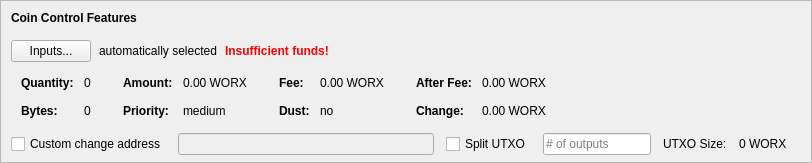
    <widget class="QFrame" name="frameCoinControl">
     <property name="sizePolicy">
      <sizepolicy hsizetype="Expanding" vsizetype="Expanding">
       <horstretch>0</horstretch>
       <verstretch>0</verstretch>
      </sizepolicy>
     </property>
     <property name="maximumSize">
      <size>
       <width>16777215</width>
       <height>16777215</height>
      </size>
     </property>
     <property name="frameShape">
      <enum>QFrame::StyledPanel</enum>
     </property>
     <property name="frameShadow">
      <enum>QFrame::Sunken</enum>
     </property>
     <layout class="QVBoxLayout" name="verticalLayoutCoinControl2">
      <property name="spacing">
       <number>0</number>
      </property>
      <property name="leftMargin">
       <number>0</number>
      </property>
      <property name="topMargin">
       <number>0</number>
      </property>
      <property name="rightMargin">
       <number>0</number>
      </property>
      <property name="bottomMargin">
       <number>6</number>
      </property>
      <item>
       <layout class="QVBoxLayout" name="verticalLayoutCoinControl" stretch="0,0,0,0,1">
        <property name="spacing">
         <number>0</number>
        </property>
        <property name="leftMargin">
         <number>10</number>
        </property>
        <property name="topMargin">
         <number>10</number>
        </property>
        <item>
         <layout class="QHBoxLayout" name="horizontalLayoutCoinControl1">
          <property name="bottomMargin">
           <number>15</number>
          </property>
          <item>
           <widget class="QLabel" name="labelCoinControlFeatures">
            <property name="sizePolicy">
             <sizepolicy hsizetype="Preferred" vsizetype="Maximum">
              <horstretch>0</horstretch>
              <verstretch>0</verstretch>
             </sizepolicy>
            </property>
            <property name="font">
             <font>
              <weight>75</weight>
              <bold>true</bold>
             </font>
            </property>
            <property name="styleSheet">
             <string notr="true">font-weight:bold;</string>
            </property>
            <property name="text">
             <string>Coin Control Features</string>
            </property>
           </widget>
          </item>
         </layout>
        </item>
        <item>
         <layout class="QHBoxLayout" name="horizontalLayoutCoinControl2" stretch="0,0,0,0">
          <property name="spacing">
           <number>8</number>
          </property>
          <property name="bottomMargin">
           <number>10</number>
          </property>
          <item>
           <widget class="QPushButton" name="pushButtonCoinControl">
            <property name="styleSheet">
             <string notr="true"/>
            </property>
            <property name="text">
             <string>Inputs...</string>
            </property>
            <property name="autoDefault">
             <bool>false</bool>
            </property>
           </widget>
          </item>
          <item>
           <widget class="QLabel" name="labelCoinControlAutomaticallySelected">
            <property name="text">
             <string>automatically selected</string>
            </property>
            <property name="margin">
             <number>5</number>
            </property>
           </widget>
          </item>
          <item>
           <widget class="QLabel" name="labelCoinControlInsuffFunds">
            <property name="font">
             <font>
              <weight>75</weight>
              <bold>true</bold>
             </font>
            </property>
            <property name="styleSheet">
             <string notr="true">color:red;font-weight:bold;</string>
            </property>
            <property name="text">
             <string>Insufficient funds!</string>
            </property>
            <property name="margin">
             <number>5</number>
            </property>
           </widget>
          </item>
          <item>
           <spacer name="horizontalSpacerCoinControl">
            <property name="orientation">
             <enum>Qt::Horizontal</enum>
            </property>
            <property name="sizeHint" stdset="0">
             <size>
              <width>40</width>
              <height>1</height>
             </size>
            </property>
           </spacer>
          </item>
         </layout>
        </item>
        <item>
         <widget class="QWidget" name="widgetCoinControl" native="true">
          <property name="sizePolicy">
           <sizepolicy hsizetype="Preferred" vsizetype="Preferred">
            <horstretch>0</horstretch>
            <verstretch>0</verstretch>
           </sizepolicy>
          </property>
          <property name="minimumSize">
           <size>
            <width>0</width>
            <height>0</height>
           </size>
          </property>
          <property name="styleSheet">
           <string notr="true"/>
          </property>
          <layout class="QHBoxLayout" name="horizontalLayoutCoinControl5">
           <property name="leftMargin">
            <number>0</number>
           </property>
           <property name="topMargin">
            <number>0</number>
           </property>
           <property name="rightMargin">
            <number>0</number>
           </property>
           <property name="bottomMargin">
            <number>0</number>
           </property>
           <item>
            <layout class="QHBoxLayout" name="horizontalLayoutCoinControl3" stretch="0,0,0,1">
             <property name="spacing">
              <number>20</number>
             </property>
             <property name="topMargin">
              <number>0</number>
             </property>
             <property name="bottomMargin">
              <number>10</number>
             </property>
             <item>
              <layout class="QFormLayout" name="formLayoutCoinControl1">
               <property name="horizontalSpacing">
                <number>10</number>
               </property>
               <property name="verticalSpacing">
                <number>14</number>
               </property>
               <property name="leftMargin">
                <number>10</number>
               </property>
               <property name="topMargin">
                <number>4</number>
               </property>
               <property name="rightMargin">
                <number>6</number>
               </property>
               <item row="0" column="0">
                <widget class="QLabel" name="labelCoinControlQuantityText">
                 <property name="font">
                  <font>
                   <weight>75</weight>
                   <bold>true</bold>
                  </font>
                 </property>
                 <property name="text">
                  <string>Quantity:</string>
                 </property>
                 <property name="margin">
                  <number>0</number>
                 </property>
                </widget>
               </item>
               <item row="0" column="1">
                <widget class="QLabel" name="labelCoinControlQuantity">
                 <property name="cursor">
                  <cursorShape>IBeamCursor</cursorShape>
                 </property>
                 <property name="contextMenuPolicy">
                  <enum>Qt::ActionsContextMenu</enum>
                 </property>
                 <property name="text">
                  <string notr="true">0</string>
                 </property>
                 <property name="margin">
                  <number>0</number>
                 </property>
                 <property name="textInteractionFlags">
                  <set>Qt::LinksAccessibleByMouse|Qt::TextSelectableByKeyboard|Qt::TextSelectableByMouse</set>
                 </property>
                </widget>
               </item>
               <item row="1" column="0">
                <widget class="QLabel" name="labelCoinControlBytesText">
                 <property name="font">
                  <font>
                   <weight>75</weight>
                   <bold>true</bold>
                  </font>
                 </property>
                 <property name="text">
                  <string>Bytes:</string>
                 </property>
                </widget>
               </item>
               <item row="1" column="1">
                <widget class="QLabel" name="labelCoinControlBytes">
                 <property name="cursor">
                  <cursorShape>IBeamCursor</cursorShape>
                 </property>
                 <property name="contextMenuPolicy">
                  <enum>Qt::ActionsContextMenu</enum>
                 </property>
                 <property name="text">
                  <string notr="true">0</string>
                 </property>
                 <property name="textInteractionFlags">
                  <set>Qt::LinksAccessibleByMouse|Qt::TextSelectableByKeyboard|Qt::TextSelectableByMouse</set>
                 </property>
                </widget>
               </item>
              </layout>
             </item>
             <item>
              <layout class="QFormLayout" name="formLayoutCoinControl2">
               <property name="horizontalSpacing">
                <number>10</number>
               </property>
               <property name="verticalSpacing">
                <number>14</number>
               </property>
               <property name="leftMargin">
                <number>6</number>
               </property>
               <property name="topMargin">
                <number>4</number>
               </property>
               <property name="rightMargin">
                <number>6</number>
               </property>
               <item row="0" column="0">
                <widget class="QLabel" name="labelCoinControlAmountText">
                 <property name="font">
                  <font>
                   <weight>75</weight>
                   <bold>true</bold>
                  </font>
                 </property>
                 <property name="text">
                  <string>Amount:</string>
                 </property>
                 <property name="margin">
                  <number>0</number>
                 </property>
                </widget>
               </item>
               <item row="0" column="1">
                <widget class="QLabel" name="labelCoinControlAmount">
                 <property name="cursor">
                  <cursorShape>IBeamCursor</cursorShape>
                 </property>
                 <property name="contextMenuPolicy">
                  <enum>Qt::ActionsContextMenu</enum>
                 </property>
                 <property name="text">
                  <string notr="true">0.00 WORX</string>
                 </property>
                 <property name="textInteractionFlags">
                  <set>Qt::LinksAccessibleByMouse|Qt::TextSelectableByKeyboard|Qt::TextSelectableByMouse</set>
                 </property>
                </widget>
               </item>
               <item row="1" column="0">
                <widget class="QLabel" name="labelCoinControlPriorityText">
                 <property name="font">
                  <font>
                   <weight>75</weight>
                   <bold>true</bold>
                  </font>
                 </property>
                 <property name="text">
                  <string>Priority:</string>
                 </property>
                </widget>
               </item>
               <item row="1" column="1">
                <widget class="QLabel" name="labelCoinControlPriority">
                 <property name="cursor">
                  <cursorShape>IBeamCursor</cursorShape>
                 </property>
                 <property name="contextMenuPolicy">
                  <enum>Qt::ActionsContextMenu</enum>
                 </property>
                 <property name="text">
                  <string>medium</string>
                 </property>
                 <property name="textInteractionFlags">
                  <set>Qt::LinksAccessibleByMouse|Qt::TextSelectableByKeyboard|Qt::TextSelectableByMouse</set>
                 </property>
                </widget>
               </item>
              </layout>
             </item>
             <item>
              <layout class="QFormLayout" name="formLayoutCoinControl3">
               <property name="horizontalSpacing">
                <number>10</number>
               </property>
               <property name="verticalSpacing">
                <number>14</number>
               </property>
               <property name="leftMargin">
                <number>6</number>
               </property>
               <property name="topMargin">
                <number>4</number>
               </property>
               <property name="rightMargin">
                <number>6</number>
               </property>
               <item row="0" column="0">
                <widget class="QLabel" name="labelCoinControlFeeText">
                 <property name="font">
                  <font>
                   <weight>75</weight>
                   <bold>true</bold>
                  </font>
                 </property>
                 <property name="text">
                  <string>Fee:</string>
                 </property>
                 <property name="margin">
                  <number>0</number>
                 </property>
                </widget>
               </item>
               <item row="0" column="1">
                <widget class="QLabel" name="labelCoinControlFee">
                 <property name="cursor">
                  <cursorShape>IBeamCursor</cursorShape>
                 </property>
                 <property name="contextMenuPolicy">
                  <enum>Qt::ActionsContextMenu</enum>
                 </property>
                 <property name="text">
                  <string notr="true">0.00 WORX</string>
                 </property>
                 <property name="textInteractionFlags">
                  <set>Qt::LinksAccessibleByMouse|Qt::TextSelectableByKeyboard|Qt::TextSelectableByMouse</set>
                 </property>
                </widget>
               </item>
               <item row="1" column="0">
                <widget class="QLabel" name="labelCoinControlLowOutputText">
                 <property name="font">
                  <font>
                   <weight>75</weight>
                   <bold>true</bold>
                  </font>
                 </property>
                 <property name="text">
                  <string>Dust:</string>
                 </property>
                </widget>
               </item>
               <item row="1" column="1">
                <widget class="QLabel" name="labelCoinControlLowOutput">
                 <property name="cursor">
                  <cursorShape>IBeamCursor</cursorShape>
                 </property>
                 <property name="contextMenuPolicy">
                  <enum>Qt::ActionsContextMenu</enum>
                 </property>
                 <property name="text">
                  <string>no</string>
                 </property>
                 <property name="textInteractionFlags">
                  <set>Qt::LinksAccessibleByMouse|Qt::TextSelectableByKeyboard|Qt::TextSelectableByMouse</set>
                 </property>
                </widget>
               </item>
              </layout>
             </item>
             <item>
              <layout class="QFormLayout" name="formLayoutCoinControl4">
               <property name="horizontalSpacing">
                <number>10</number>
               </property>
               <property name="verticalSpacing">
                <number>14</number>
               </property>
               <property name="leftMargin">
                <number>6</number>
               </property>
               <property name="topMargin">
                <number>4</number>
               </property>
               <property name="rightMargin">
                <number>6</number>
               </property>
               <item row="0" column="0">
                <widget class="QLabel" name="labelCoinControlAfterFeeText">
                 <property name="font">
                  <font>
                   <weight>75</weight>
                   <bold>true</bold>
                  </font>
                 </property>
                 <property name="text">
                  <string>After Fee:</string>
                 </property>
                 <property name="margin">
                  <number>0</number>
                 </property>
                </widget>
               </item>
               <item row="0" column="1">
                <widget class="QLabel" name="labelCoinControlAfterFee">
                 <property name="cursor">
                  <cursorShape>IBeamCursor</cursorShape>
                 </property>
                 <property name="contextMenuPolicy">
                  <enum>Qt::ActionsContextMenu</enum>
                 </property>
                 <property name="text">
                  <string notr="true">0.00 WORX</string>
                 </property>
                 <property name="textInteractionFlags">
                  <set>Qt::LinksAccessibleByMouse|Qt::TextSelectableByKeyboard|Qt::TextSelectableByMouse</set>
                 </property>
                </widget>
               </item>
               <item row="1" column="0">
                <widget class="QLabel" name="labelCoinControlChangeText">
                 <property name="font">
                  <font>
                   <weight>75</weight>
                   <bold>true</bold>
                  </font>
                 </property>
                 <property name="text">
                  <string>Change:</string>
                 </property>
                </widget>
               </item>
               <item row="1" column="1">
                <widget class="QLabel" name="labelCoinControlChange">
                 <property name="cursor">
                  <cursorShape>IBeamCursor</cursorShape>
                 </property>
                 <property name="contextMenuPolicy">
                  <enum>Qt::ActionsContextMenu</enum>
                 </property>
                 <property name="text">
                  <string notr="true">0.00 WORX</string>
                 </property>
                 <property name="textInteractionFlags">
                  <set>Qt::LinksAccessibleByMouse|Qt::TextSelectableByKeyboard|Qt::TextSelectableByMouse</set>
                 </property>
                </widget>
               </item>
              </layout>
             </item>
            </layout>
           </item>
          </layout>
         </widget>
        </item>
        <item>
         <layout class="QHBoxLayout" name="horizontalLayoutCoinControl4" stretch="0,0,0,0,0,0,0">
          <property name="spacing">
           <number>12</number>
          </property>
          <property name="sizeConstraint">
           <enum>QLayout::SetDefaultConstraint</enum>
          </property>
          <property name="topMargin">
           <number>5</number>
          </property>
          <property name="rightMargin">
           <number>5</number>
          </property>
          <item>
           <widget class="QCheckBox" name="checkBoxCoinControlChange">
            <property name="toolTip">
             <string>If this is activated, but the change address is empty or invalid, change will be sent to a newly generated address.</string>
            </property>
            <property name="text">
             <string>Custom change address</string>
            </property>
           </widget>
          </item>
          <item>
           <widget class="QValidatedLineEdit" name="lineEditCoinControlChange">
            <property name="enabled">
             <bool>false</bool>
            </property>
            <property name="sizePolicy">
             <sizepolicy hsizetype="Expanding" vsizetype="Fixed">
              <horstretch>0</horstretch>
              <verstretch>0</verstretch>
             </sizepolicy>
            </property>
           </widget>
          </item>
          <item>
           <widget class="QCheckBox" name="splitBlockCheckBox">
            <property name="text">
             <string>Split UTXO</string>
            </property>
           </widget>
          </item>
          <item>
           <widget class="QLineEdit" name="splitBlockLineEdit">
            <property name="sizePolicy">
             <sizepolicy hsizetype="Fixed" vsizetype="Fixed">
              <horstretch>50</horstretch>
              <verstretch>0</verstretch>
             </sizepolicy>
            </property>
            <property name="placeholderText">
             <string># of outputs</string>
            </property>
           </widget>
          </item>
          <item>
           <widget class="QLabel" name="labelBlockSizeText">
            <property name="text">
             <string>UTXO Size:</string>
            </property>
           </widget>
          </item>
          <item>
           <widget class="QLabel" name="labelBlockSize">
            <property name="text">
             <string>0 WORX</string>
            </property>
           </widget>
          </item>
          <item>
           <widget class="QLabel" name="labelCoinControlChangeLabel">
            <property name="sizePolicy">
             <sizepolicy hsizetype="Preferred" vsizetype="Expanding">
              <horstretch>0</horstretch>
              <verstretch>0</verstretch>
             </sizepolicy>
            </property>
            <property name="minimumSize">
             <size>
              <width>0</width>
              <height>0</height>
             </size>
            </property>
            <property name="text">
             <string/>
            </property>
            <property name="margin">
             <number>3</number>
            </property>
           </widget>
          </item>
         </layout>
        </item>
        <item>
         <spacer name="verticalSpacerCoinControl">
          <property name="orientation">
           <enum>Qt::Vertical</enum>
          </property>
          <property name="sizeHint" stdset="0">
           <size>
            <width>800</width>
            <height>1</height>
           </size>
          </property>
         </spacer>
        </item>
       </layout>
      </item>
     </layout>
    </widget>
